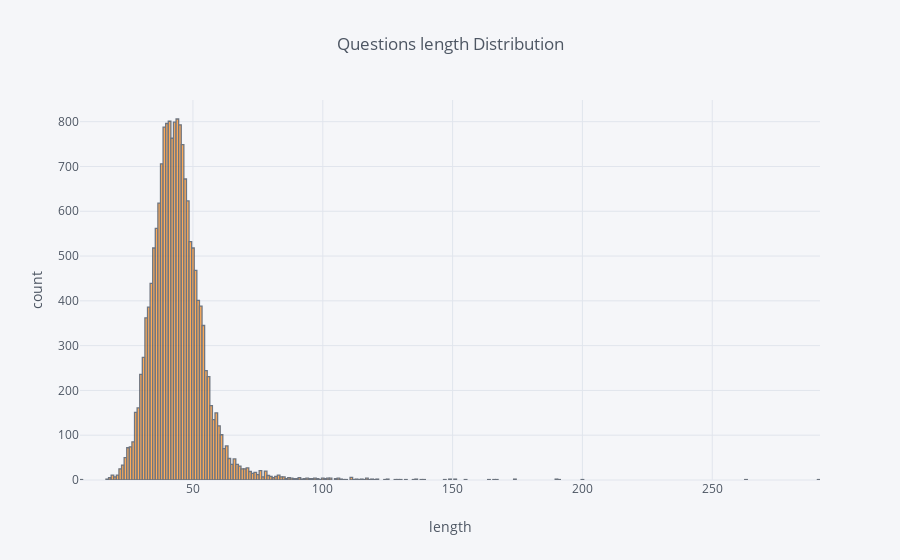

The cell this chart's notebook holds for it:
### Markdown cell above
The length of the questions is smaller than the length of answer. This is kind of normal since collaborators develop answers to make it clear for the client.

### Code cell
# The distribution of the length of questions 
questions['questions_length'].iplot(kind='hist', xTitle='length',histnorm = 'density', 
                         yTitle='count', title='Questions length Distribution')

### Figure 1 — Plotly figure (JSON) as saved in the notebook; plotly's stock layout.template omitted (floating-point values rounded to 4 significant figures; data arrays with more than 128 entries replaced by an {"elided": "..."} marker saying what was removed)
{"data": [{"histfunc": "count", "histnorm": "density", "marker": {"color": "rgba(255, 153, 51, 1.0)", "line": {"color": "#4D5663", "width": 1.3}}, "name": "questions_length", "opacity": 0.8, "orientation": "v", "type": "histogram", "uid": "4dbfced8-7783-4a34-a669-3c29f78c5f83", "x": {"elided": "16889 int values"}}], "layout": {"barmode": "overlay", "legend": {"bgcolor": "#F5F6F9", "font": {"color": "#4D5663"}}, "paper_bgcolor": "#F5F6F9", "plot_bgcolor": "#F5F6F9", "title": {"font": {"color": "#4D5663"}, "text": "Questions length Distribution"}, "xaxis": {"gridcolor": "#E1E5ED", "showgrid": true, "tickfont": {"color": "#4D5663"}, "title": {"font": {"color": "#4D5663"}, "text": "length"}, "zerolinecolor": "#E1E5ED"}, "yaxis": {"gridcolor": "#E1E5ED", "showgrid": true, "tickfont": {"color": "#4D5663"}, "title": {"font": {"color": "#4D5663"}, "text": "count"}, "zerolinecolor": "#E1E5ED"}}}
